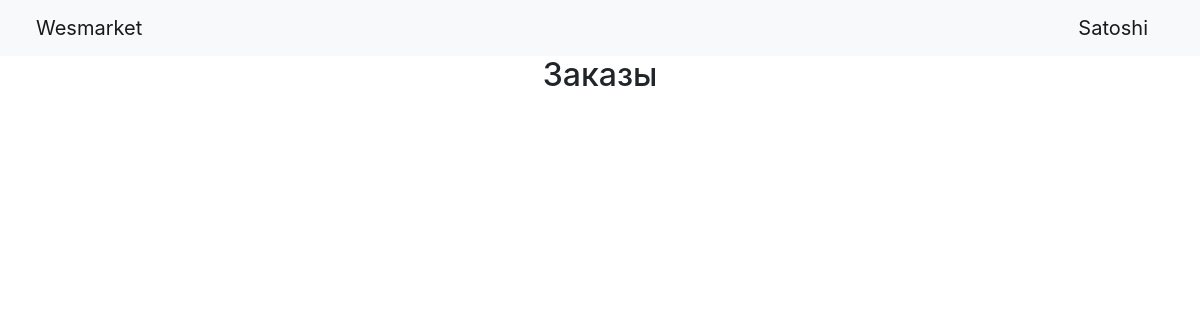
The app's page /admin_orders (signed in), older data.
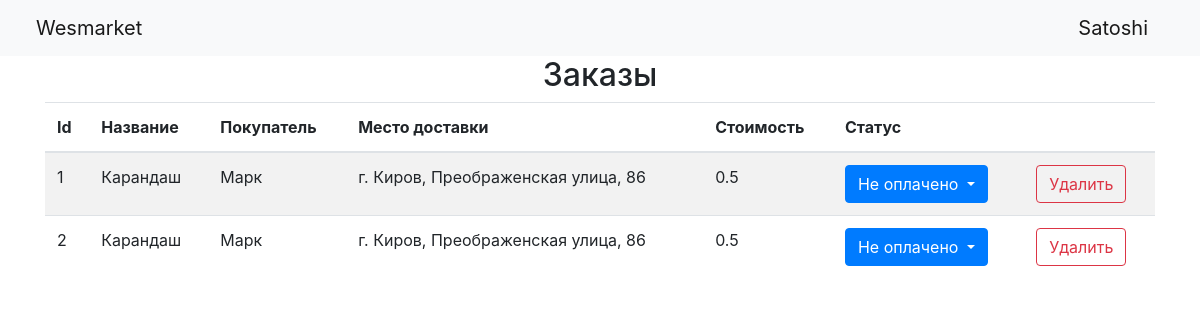
The same page, newer data.
### data/orders.py (models this page shows, shortened)
class Orders(SqlAlchemyBase, SerializerMixin):
    __tablename__ = 'order'
    id = sqlalchemy.Column(sqlalchemy.Integer, primary_key=True, autoincrement=True)
    buy = sqlalchemy.Column(sqlalchemy.Integer, sqlalchemy.ForeignKey("item.id"), index=True)
    buyer = sqlalchemy.Column(sqlalchemy.Integer, sqlalchemy.ForeignKey("user.id"), index=True)
    quantity = sqlalchemy.Column(sqlalchemy.Integer, nullable=True, default=1)
    condition = sqlalchemy.Column(sqlalchemy.String, nullable=True, default='Не оплачено')
    paid_for = sqlalchemy.Column(sqlalchemy.Boolean, nullable=True, default=0)
    user = orm.relation('User', back_populates='orders')
    item = orm.relation('Item')

### data/items.py (models this page shows, shortened)
class Item(SqlAlchemyBase, SerializerMixin):
    __tablename__ = 'item'
    id = sqlalchemy.Column(sqlalchemy.Integer, primary_key=True, autoincrement=True)
    name = sqlalchemy.Column(sqlalchemy.String, nullable=True)
    description = sqlalchemy.Column(sqlalchemy.String, nullable=True)
    price = sqlalchemy.Column(sqlalchemy.Float, nullable=True)
    img = sqlalchemy.Column(sqlalchemy.String, nullable=True)
    quantity = sqlalchemy.Column(sqlalchemy.Integer, nullable=True)

### data/users.py (models this page shows, shortened)
class User(SqlAlchemyBase, UserMixin, SerializerMixin):
    __tablename__ = 'user'
    id = sqlalchemy.Column(sqlalchemy.Integer,
                           primary_key=True, autoincrement=True)
    surname = sqlalchemy.Column(sqlalchemy.String, nullable=True)
    name = sqlalchemy.Column(sqlalchemy.String, nullable=True)
    age = sqlalchemy.Column(sqlalchemy.Integer, nullable=True)
    address = sqlalchemy.Column(sqlalchemy.String, nullable=True)
    email = sqlalchemy.Column(sqlalchemy.String, unique=True, nullable=True, index=True)
    moder = sqlalchemy.Column(sqlalchemy.Boolean, nullable=True, default=0)
    hashed_password = sqlalchemy.Column(sqlalchemy.String, nullable=True, index=True)
    orders = orm.relation("Orders", back_populates='user')

### main.py (the view)
@app.route('/admin_orders', methods=['GET', 'POST'])
@login_required
def admin_orders():
    if not current_user.moder:
        return redirect('/')
    a = db_sess.query(Orders).all()
    return render_template('admin_ord.html', title='Заказы', item_list=a)

### main.py (called while the page is built)
@login_manager.user_loader
def load_user(user_id):
    return db_sess.query(User).get(user_id)

### templates/admin_ord.html (shortened to what this page needs)
{% extends "base.html" %}
{% block content %}
<h2 align="center">Заказы</h2>
{% if item_list %}
        <table class="table table-striped">
                <thead class="thead-inverse">
                        <tr><th>Id</th><th>Название</th><th>Покупатель</th><th>Место доставки</th><th>Стоимость</th><th>Статус</th><th> </th></tr>
                </thead>
                {% for item in item_list %}
        <tr><td>{{ item.id }}</td><td>{{ item.item.name }}</td><td>{{ item.user.name }}</td><td>{{ item.user.address }}</td>
            <td>{{ item.item.price * item.quantity }}</td>
            <td>
  <div class="dropdown">
  <button class="btn btn-primary dropdown-toggle" type="button" id="dropdownMenuButton1" data-bs-toggle="dropdown" aria-expanded="false">
    {{ item.condition }}
  </button>
</div></td><td><a href="/delete_order/{{ item.id }}" class="btn btn-outline-danger">Удалить</a></td>
        </tr>
                {% endfor %}
        </table>
{% endif %}
{% endblock %}

Row changes from the older to the newer data that the page shows:
added Orders: id "1", item.name "Карандаш", user.name "Марк", user.address "г. Киров, Преображенская улица, 86", item.item.price*item.quantity "0.5", condition "Не оплачено"
added Orders: id "2", item.name "Карандаш", user.name "Марк", user.address "г. Киров, Преображенская улица, 86", item.item.price*item.quantity "0.5", condition "Не оплачено"
Text that changed along with them:
text now shown: "Id Название Покупатель Место доставки Стоимость Статус"
